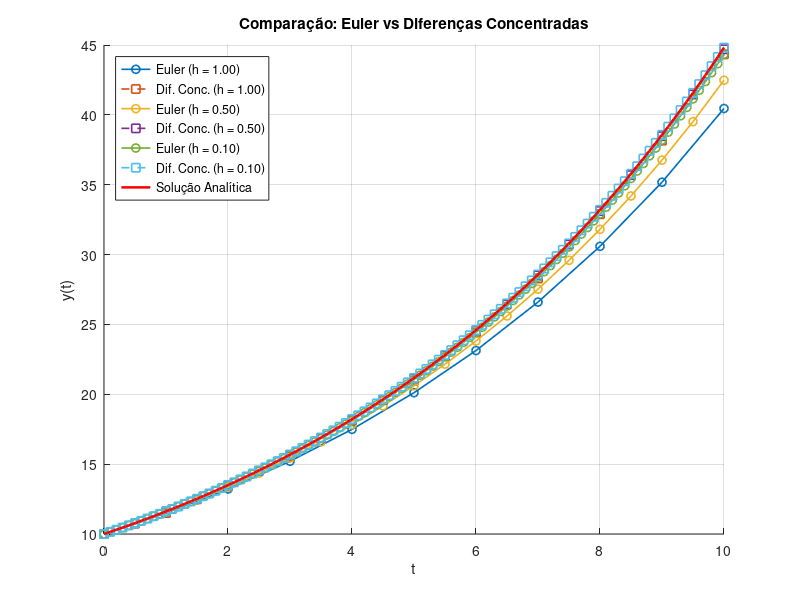

Source code (MATLAB):
% Método de Euler e Diferenças Concentradas para o crescimento exponencial

% Parâmetros do problema
y0 = 10;       % condição inicial
r = 0.15;      % taxa de crescimento
t0 = 0;        % tempo inicial
tf = 10;       % tempo final

% Passos a serem testados
hs = [1, 0.5, 0.1];

% Figura para o gráfico
figure;
hold on;

% Guardar "handles" das curvas para legenda
handles = [];
labels = {};

% Loop para cada h
for j = 1:length(hs)
    h = hs(j);
    N = (tf - t0)/h;

    % Vetores de tempo
    t = t0:h:tf;

    % ---------------------------
    % Método de Euler
    % ---------------------------
    y_euler = zeros(1, N+1);
    y_euler(1) = y0;
    for n = 1:N
        y_euler(n+1) = y_euler(n) + h * r * y_euler(n);
    end
    hplot = plot(t, y_euler, 'o-', 'LineWidth', 1.2);
    handles(end+1) = hplot;
    labels{end+1} = sprintf('Euler (h = %.2f)', h);

    % ---------------------------
    % Método das Diferenças Concentradas
    % ---------------------------
    y_dc = zeros(1, N+1);
    y_dc(1) = y0;
    if N >= 1
        y_dc(2) = y_dc(1) + h * r * y_dc(1); % mesmo que Euler no primeiro passo
    end
    for n = 2:N
        y_dc(n+1) = 2*h*r*y_dc(n) + y_dc(n-1);
    end
    hplot = plot(t, y_dc, 's--', 'LineWidth', 1.2);
    handles(end+1) = hplot;
    labels{end+1} = sprintf('Dif. Conc. (h = %.2f)', h);
end

% ---------------------------
% Solução analítica
% ---------------------------
t_exact = linspace(t0, tf, 200);
y_exact = y0 * exp(r * t_exact);
hplot = plot(t_exact, y_exact, 'r-', 'LineWidth', 1.8);
handles(end+1) = hplot;
labels{end+1} = 'Solução Analítica';

% Ajustes do gráfico
xlabel('t');
ylabel('y(t)');
legend(handles, labels, 'Location', 'northwest');
title('Comparação: Euler vs Diferenças Concentradas');
grid on;

